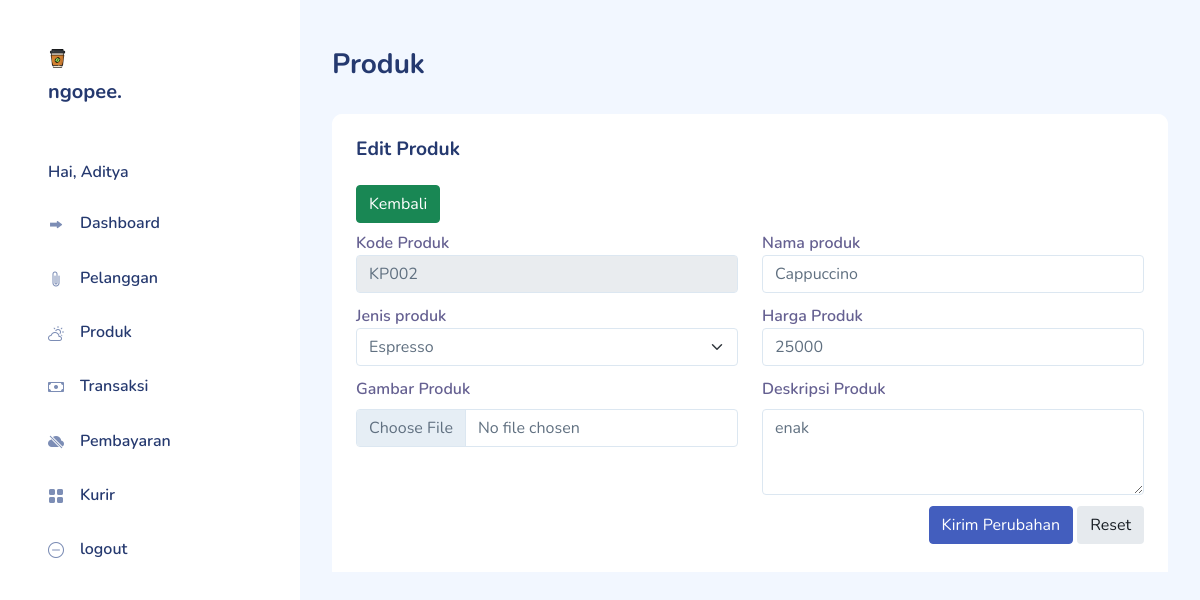
The app's page /index.php?page=admin&aksi=editProduk&id=KP002 (signed in), older data.
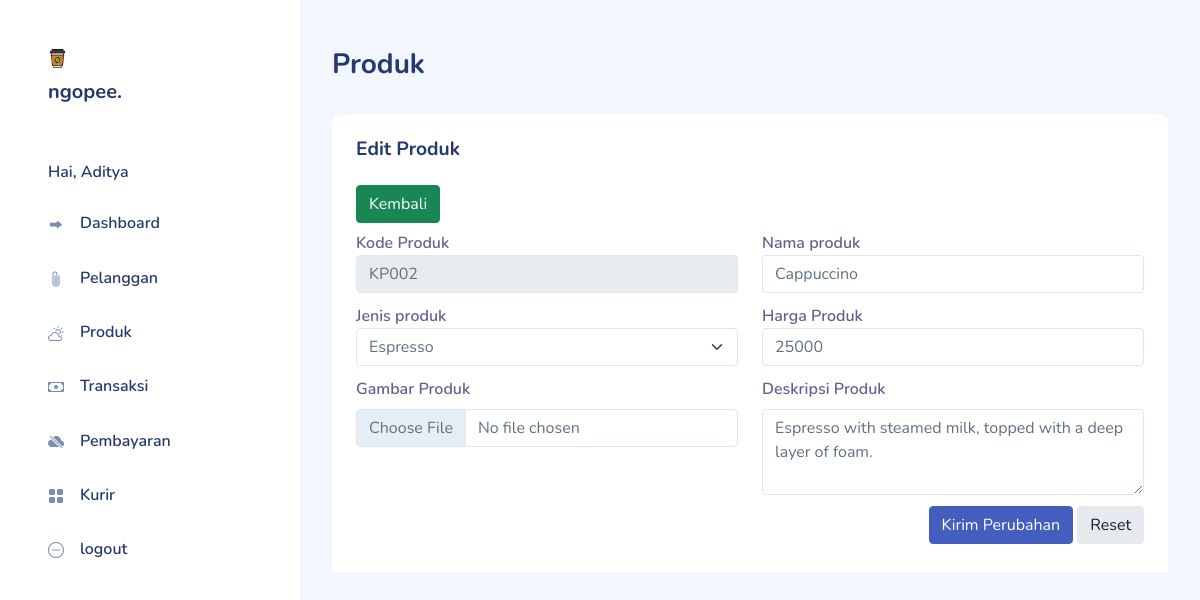
The same page, newer data.
### tables this page shows
CREATE TABLE `kopi` (
  `kopi_id` char(5) NOT NULL,
  `jenisproduk_id` int(11) DEFAULT NULL,
  `kopi_nama` varchar(100) DEFAULT NULL,
  `kopi_harga` int(11) DEFAULT NULL,
  `kopi_gambar` varchar(255) DEFAULT NULL,
  `kopi_keterangan` varchar(200) DEFAULT NULL
);

### Controller/AdminController.php (called while the page is built, shortened)
<?php
class AdminController
{
    private $model;
    public function __construct()
    {
        $this->model = new AdminModel();
    }
    public function editKopi()
    {
        $id = $_GET['id'];
        $data = $this->model->getKopiById($id);
        $jenis = $this->model->getJenisProduk();
        extract($data);
        extract($jenis);
        require_once("View/admin/editProduk.php");
    }
}

### Koneksi.php (called while the page is built)
<?php
function koneksi()
{
    $db_host = "localhost";
    $db_user = "root";
    $db_password = "";
    $db_database = "db_ngopee";
    try {
        return new mysqli($db_host,$db_user,$db_password,$db_database);
    } catch (exception $e) {
        echo "Terjadi kesalahan koneksi database";
    }
}

### Model/AdminModel.php (called while the page is built, shortened)
<?php
class AdminModel
{
        public function getKopiById($id)
        {
                $sql = "SELECT k.Kopi_id as idKopi,
                        k.kopi_nama as namaKopi,
                        jp.jenisproduk_nama as jenisKopi,
                        k.kopi_harga as hargaKopi,
                        k.kopi_keterangan as descKopi,
                        k.kopi_gambar as gambarKopi
                        from kopi as k
                        JOIN jenis_produk as jp ON (k.jenisproduk_id = jp.jenisproduk_id)
                        Where k.kopi_id = '$id'";
                $query = koneksi()->query($sql);
                return $query->fetch_assoc();
        }
        public function getJenisProduk()
        {
                $sql = "SELECT jenisproduk_id as id, jenisproduk_nama as nama From jenis_produk";
                $query = koneksi()->query($sql);
                $hasil = [];
                while ($data = $query->fetch_assoc()) {
                        $hasil[] = $data;
                }
                return $hasil;
        }
}

### View/admin/editProduk.php (the view, shortened to what the changed rows need)
<!DOCTYPE html>
<html lang="en">
<head>
    <link rel="stylesheet" href="assets/css/bootstrap.css" />
    <link rel="stylesheet" href="assets/vendors/iconly/bold.css" />
    <link rel="stylesheet" href="assets/vendors/perfect-scrollbar/perfect-scrollbar.css" />
    <link rel="stylesheet" href="assets/vendors/bootstrap-icons/bootstrap-icons.css" />
    <link rel="stylesheet" href="assets/css/app.css" />
</head>
<body>
    <div id="app">
        <div id="main">
            <div class="page-heading">
                <h3>Produk</h3>
            </div>
            <div class="page-content">
                <section id="multiple-column-form">
                    <div class="row match-height">
                        <div class="col-12">
                            <div class="card">
                                <div class="card-header">
                                    <h4 class="card-title">Edit Produk</h4>
                                    <div class="col-12 d-flex justify-content-start mt-4 mb-2">
                                        <a href="index.php?page=admin&aksi=daftarProduk" class="btn btn-success">Kembali</a>
                                    </div>
                                    <form class="form" action="index.php?page=admin&aksi=updateProduk" method="POST" enctype="multipart/form-data">
                                        <div class="row">
                                            <div class="col-md-6 col-12">
                                                <div class="form-group">
                                                    <label for="readonlyInput">Kode Produk</label>
                                                    <input type="text" class="form-control" id="readonlyInput" readonly="readonly" value="<?= $data['idKopi'] ?>" name="id">
                                                </div>
                                            </div>
                                            <div class="col-md-6 col-12">
                                                <div class="form-group">
                                                    <label for="last-name-column">Nama produk</label>
                                                    <input type="text" id="last-name-column" class="form-control" placeholder="Input Nama Kopi" value="<?= $data['namaKopi'] ?>" name="nama">
                                                </div>
                                            </div>
                                            <div class="col-md-6 col-12">
                                                <fieldset class="form-group">
                                                    <label for="basicSelect">Jenis produk</label>
                                                    <select class="form-select" id="basicSelect" aria-valuetext="<?= $data['namaKopi'] ?>" name="jenisproduk">
                                                        <?php foreach ($jenis as $row) : ?>
                                                            <option value="<?= $row['id'] ?>">
                                                                <?= $row['nama'] ?>
                                                            </option>
                                                        <?php endforeach; ?>
                                                    </select>
                                                </fieldset>
                                            </div>
                                            <div class="col-md-6 col-12">
                                                <div class="form-group">
                                                    <label for="country-floating">Harga Produk</label>
                                                    <input type="number" id="country-floating" class="form-control" name="harga" placeholder="Input Harga Kopi" value="<?= $data['hargaKopi'] ?>">
                                                </div>
                                            </div>
                                            <div class="col-md-6 col-12">
                                                <div class="form-group">
                                                    <label for="formFile" class="form-label">Gambar Produk</label>
                                                    <input class="form-control" type="file" id="formFile" name="image" accept=".jpg, .png" required>
                                                </div>
                                            </div>
                                            <div class="col-md-6 col-12">
                                                <div class="form-group">
                                                    <label for="exampleFormControlTextarea1" class="form-label">Deskripsi Produk</label>
                                                    <textarea class="form-control" id="exampleFormControlTextarea1" rows="3" name="desc"><?= $data['descKopi'] ?></textarea>
                                                </div>
                                            </div>
                                            <div class="col-12 d-flex justify-content-end">
                                                <button type="submit" class="btn btn-primary me-1 mb-1">Kirim Perubahan</button>
                                                <button type="reset" class="btn btn-light-secondary mb-1">Reset</button>
                                            </div>
                                        </div>
                                    </form>
                                </div>
                            </div>
                        </div>
                    </div>
                </section>
            </div>
        </div>
    </div>
</body>
</html>

Row changes from the older to the newer data that the page shows:
changed kopi "KP002": desc "enak" → "Espresso with steamed milk, topped with a deep layer of foam."
